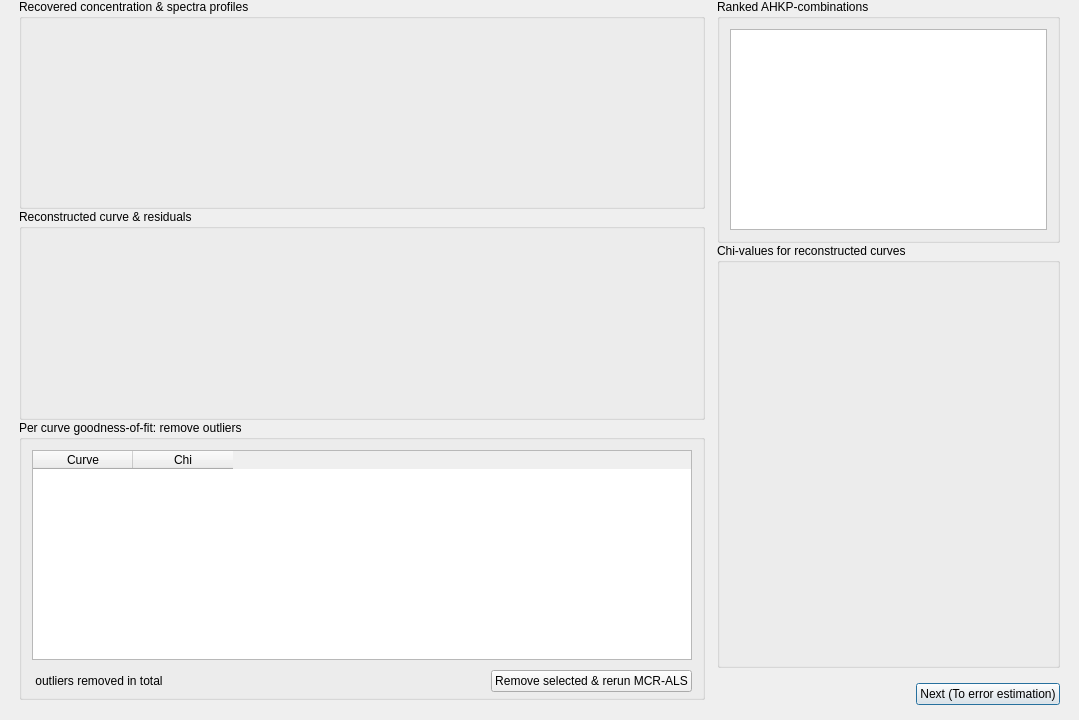
      <widget class="QWidget" name="MCRALSTab">
       <attribute name="title">
        <string>MCR-ALS</string>
       </attribute>
       <widget class="QWidget" name="horizontalLayoutWidget_8">
        <property name="geometry">
         <rect>
          <x>9</x>
          <y>-1</y>
          <width>1061</width>
          <height>711</height>
         </rect>
        </property>
        <layout class="QHBoxLayout" name="MCRALSTabLayout" stretch="2,1">
         <property name="spacing">
          <number>12</number>
         </property>
         <property name="leftMargin">
          <number>10</number>
         </property>
         <property name="rightMargin">
          <number>10</number>
         </property>
         <property name="bottomMargin">
          <number>5</number>
         </property>
         <item>
          <layout class="QVBoxLayout" name="MCRALSVerticalLayout" stretch="3,3,4">
           <property name="spacing">
            <number>0</number>
           </property>
           <property name="bottomMargin">
            <number>5</number>
           </property>
           <item>
            <widget class="QGroupBox" name="RecoveredProfilesBox">
             <property name="title">
              <string>Recovered concentration &amp;&amp; spectra profiles</string>
             </property>
             <layout class="QHBoxLayout" name="horizontalLayout_4">
              <property name="spacing">
               <number>-1</number>
              </property>
              <property name="leftMargin">
               <number>10</number>
              </property>
              <property name="topMargin">
               <number>10</number>
              </property>
              <property name="rightMargin">
               <number>10</number>
              </property>
              <property name="bottomMargin">
               <number>10</number>
              </property>
              <item>
               <widget class="QWidget" name="RecoveredProfilesPlot" native="true">
                <property name="minimumSize">
                 <size>
                  <width>200</width>
                  <height>100</height>
                 </size>
                </property>
               </widget>
              </item>
             </layout>
            </widget>
           </item>
           <item>
            <widget class="QGroupBox" name="PreviewOutlierBox">
             <property name="title">
              <string>Reconstructed curve &amp;&amp; residuals</string>
             </property>
             <layout class="QHBoxLayout" name="horizontalLayout_7">
              <property name="spacing">
               <number>-1</number>
              </property>
              <property name="leftMargin">
               <number>10</number>
              </property>
              <property name="topMargin">
               <number>10</number>
              </property>
              <property name="rightMargin">
               <number>10</number>
              </property>
              <property name="bottomMargin">
               <number>10</number>
              </property>
              <item>
               <widget class="QWidget" name="PreviewOutlierCurve" native="true"/>
              </item>
              <item>
               <widget class="QWidget" name="PreviewOutlierResiduals" native="true"/>
              </item>
             </layout>
            </widget>
           </item>
           <item>
            <widget class="QGroupBox" name="OutlierRemovalBox">
             <property name="title">
              <string>Per curve goodness-of-fit: remove outliers</string>
             </property>
             <layout class="QVBoxLayout" name="verticalLayout_2">
              <property name="spacing">
               <number>10</number>
              </property>
              <property name="leftMargin">
               <number>10</number>
              </property>
              <property name="topMargin">
               <number>10</number>
              </property>
              <property name="rightMargin">
               <number>10</number>
              </property>
              <property name="bottomMargin">
               <number>5</number>
              </property>
              <item>
               <widget class="QTableWidget" name="OutlierTable">
                <property name="horizontalScrollBarPolicy">
                 <enum>Qt::ScrollBarPolicy::ScrollBarAlwaysOff</enum>
                </property>
                <property name="editTriggers">
                 <set>QAbstractItemView::EditTrigger::NoEditTriggers</set>
                </property>
                <property name="alternatingRowColors">
                 <bool>true</bool>
                </property>
                <property name="selectionMode">
                 <enum>QAbstractItemView::SelectionMode::NoSelection</enum>
                </property>
                <property name="sortingEnabled">
                 <bool>true</bool>
                </property>
                <property name="columnCount">
                 <number>2</number>
                </property>
                <property name="supportedDragActions">
                 <set>Qt::DropAction::IgnoreAction</set>
                </property>
                <column>
                 <property name="text">
                  <string>Curve</string>
                 </property>
                </column>
                <column>
                 <property name="text">
                  <string>Chi</string>
                 </property>
                </column>
               </widget>
              </item>
              <item>
               <layout class="QHBoxLayout" name="OutlierRemovalLayout">
                <item>
                 <widget class="QLabel" name="OutlierRemovalLabel">
                  <property name="text">
                   <string>&lt;X&gt; outliers removed in total</string>
                  </property>
                 </widget>
                </item>
                <item>
                 <spacer name="OutlierRemovalSpacer">
                  <property name="orientation">
                   <enum>Qt::Orientation::Horizontal</enum>
                  </property>
                  <property name="sizeHint" stdset="0">
                   <size>
                    <width>40</width>
                    <height>20</height>
                   </size>
                  </property>
                 </spacer>
                </item>
                <item>
                 <widget class="QPushButton" name="RerunMCRALSButton">
                  <property name="text">
                   <string>Remove selected &amp;&amp; rerun MCR-ALS</string>
                  </property>
                 </widget>
                </item>
               </layout>
              </item>
             </layout>
            </widget>
           </item>
          </layout>
         </item>
         <item>
          <layout class="QVBoxLayout" name="RankedResultsLayout" stretch="0,2,0">
           <property name="spacing">
            <number>0</number>
           </property>
           <property name="bottomMargin">
            <number>0</number>
           </property>
           <item>
            <widget class="QGroupBox" name="RankedResultsBox">
             <property name="sizePolicy">
              <sizepolicy hsizetype="Minimum" vsizetype="Minimum">
               <horstretch>0</horstretch>
               <verstretch>0</verstretch>
              </sizepolicy>
             </property>
             <property name="title">
              <string>Ranked AHKP-combinations</string>
             </property>
             <layout class="QGridLayout" name="gridLayout_2">
              <property name="leftMargin">
               <number>10</number>
              </property>
              <property name="topMargin">
               <number>10</number>
              </property>
              <property name="rightMargin">
               <number>10</number>
              </property>
              <property name="bottomMargin">
               <number>10</number>
              </property>
              <item row="0" column="0">
               <widget class="QListWidget" name="ResultsList">
                <property name="sizePolicy">
                 <sizepolicy hsizetype="Minimum" vsizetype="Minimum">
                  <horstretch>0</horstretch>
                  <verstretch>0</verstretch>
                 </sizepolicy>
                </property>
                <property name="minimumSize">
                 <size>
                  <width>201</width>
                  <height>201</height>
                 </size>
                </property>
                <property name="verticalScrollBarPolicy">
                 <enum>Qt::ScrollBarPolicy::ScrollBarAlwaysOff</enum>
                </property>
                <property name="horizontalScrollBarPolicy">
                 <enum>Qt::ScrollBarPolicy::ScrollBarAlwaysOff</enum>
                </property>
                <property name="alternatingRowColors">
                 <bool>true</bool>
                </property>
                <property name="selectionMode">
                 <enum>QAbstractItemView::SelectionMode::NoSelection</enum>
                </property>
                <property name="resizeMode">
                 <enum>QListView::ResizeMode::Fixed</enum>
                </property>
                <property name="itemAlignment">
                 <set>Qt::AlignmentFlag::AlignLeading|Qt::AlignmentFlag::AlignLeft|Qt::AlignmentFlag::AlignVCenter</set>
                </property>
                <property name="sortingEnabled">
                 <bool>false</bool>
                </property>
                <property name="supportedDragActions">
                 <set>Qt::DropAction::IgnoreAction</set>
                </property>
               </widget>
              </item>
             </layout>
            </widget>
           </item>
           <item>
            <widget class="QGroupBox" name="ChiValuesBox">
             <property name="sizePolicy">
              <sizepolicy hsizetype="Preferred" vsizetype="MinimumExpanding">
               <horstretch>0</horstretch>
               <verstretch>0</verstretch>
              </sizepolicy>
             </property>
             <property name="title">
              <string>Chi-values for reconstructed curves</string>
             </property>
             <property name="flat">
              <bool>false</bool>
             </property>
             <widget class="QWidget" name="ChiValuesPlot" native="true">
              <property name="geometry">
               <rect>
                <x>9</x>
                <y>29</y>
                <width>321</width>
                <height>371</height>
               </rect>
              </property>
             </widget>
            </widget>
           </item>
           <item>
            <layout class="QHBoxLayout" name="AcceptSolutionLayout">
             <property name="topMargin">
              <number>15</number>
             </property>
             <item>
              <spacer name="AcceptSolutionSpacer">
               <property name="orientation">
                <enum>Qt::Orientation::Horizontal</enum>
               </property>
               <property name="sizeHint" stdset="0">
                <size>
                 <width>40</width>
                 <height>20</height>
                </size>
               </property>
              </spacer>
             </item>
             <item>
              <widget class="QPushButton" name="AcceptSolutionButton">
               <property name="text">
                <string>Next (To error estimation)</string>
               </property>
               <property name="default">
                <bool>true</bool>
               </property>
              </widget>
             </item>
            </layout>
           </item>
          </layout>
         </item>
        </layout>
       </widget>
      </widget>
